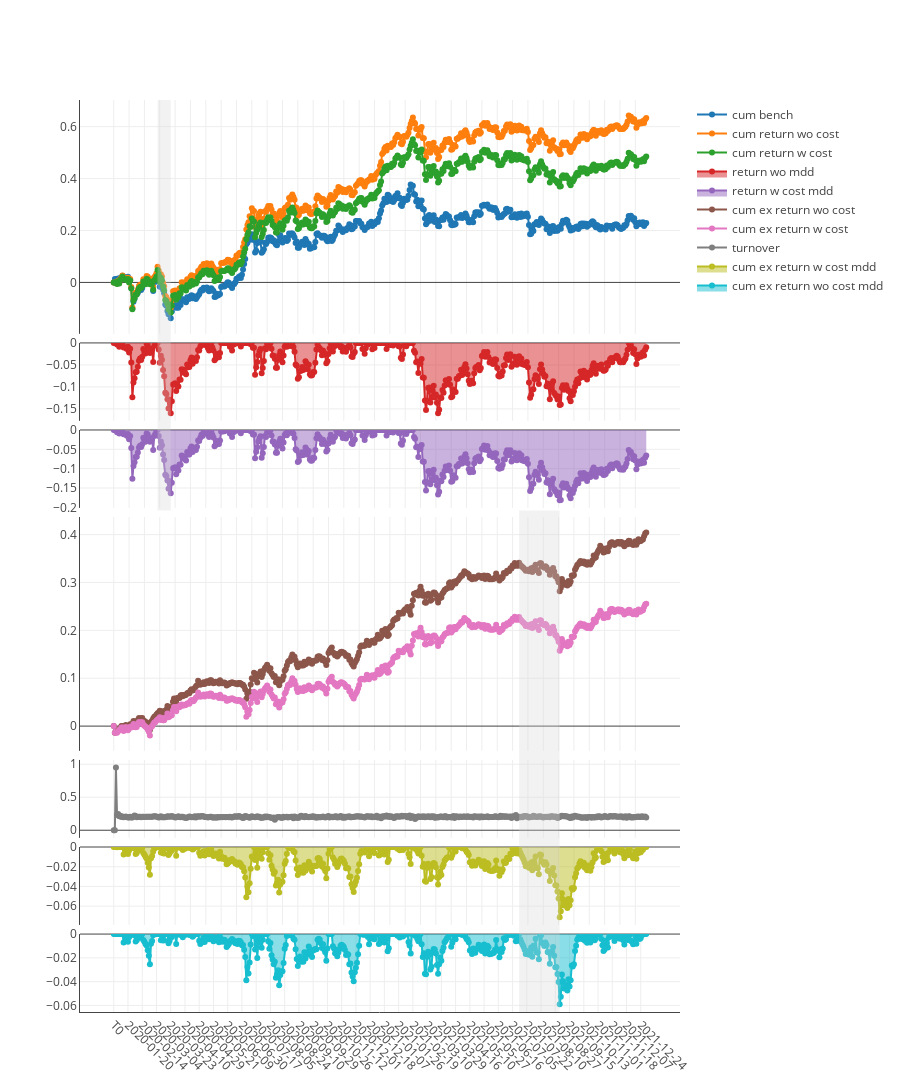

Notebook code cell kept with this figure:
### Code cell
import pickle

file_path = f'out/backtests/{ex_num}/rl/0-graph.pkl'

with open(file_path, 'rb') as file:
    chart = pickle.load(file)
chart.show()

### Figure 1 — Plotly figure (JSON) as saved in the notebook; plotly's stock layout.template omitted (floating-point values rounded to 4 significant figures; data arrays with more than 128 entries replaced by an {"elided": "..."} marker saying what was removed)
{"data": [{"mode": "lines+markers", "name": "cum bench", "type": "scatter", "x": {"elided": "487 str values"}, "xaxis": "x", "y": {"elided": "487 float values"}, "yaxis": "y"}, {"mode": "lines+markers", "name": "cum return wo cost", "type": "scatter", "x": {"elided": "487 str values"}, "xaxis": "x", "y": {"elided": "487 float values"}, "yaxis": "y"}, {"mode": "lines+markers", "name": "cum return w cost", "type": "scatter", "x": {"elided": "487 str values"}, "xaxis": "x", "y": {"elided": "487 float values"}, "yaxis": "y"}, {"fill": "tozeroy", "mode": "lines+markers", "name": "return wo mdd", "type": "scatter", "x": {"elided": "487 str values"}, "xaxis": "x2", "y": {"elided": "487 float values"}, "yaxis": "y2"}, {"fill": "tozeroy", "mode": "lines+markers", "name": "return w cost mdd", "type": "scatter", "x": {"elided": "487 str values"}, "xaxis": "x3", "y": {"elided": "487 float values"}, "yaxis": "y3"}, {"mode": "lines+markers", "name": "cum ex return wo cost", "type": "scatter", "x": {"elided": "487 str values"}, "xaxis": "x4", "y": {"elided": "487 float values"}, "yaxis": "y4"}, {"mode": "lines+markers", "name": "cum ex return w cost", "type": "scatter", "x": {"elided": "487 str values"}, "xaxis": "x4", "y": {"elided": "487 float values"}, "yaxis": "y4"}, {"mode": "lines+markers", "name": "turnover", "type": "scatter", "x": {"elided": "487 str values"}, "xaxis": "x5", "y": {"elided": "487 float values"}, "yaxis": "y5"}, {"fill": "tozeroy", "mode": "lines+markers", "name": "cum ex return w cost mdd", "type": "scatter", "x": {"elided": "487 str values"}, "xaxis": "x6", "y": {"elided": "487 float values"}, "yaxis": "y6"}, {"fill": "tozeroy", "mode": "lines+markers", "name": "cum ex return wo cost mdd", "type": "scatter", "x": {"elided": "487 str values"}, "xaxis": "x7", "y": {"elided": "487 float values"}, "yaxis": "y7"}], "layout": {"height": 1200, "shapes": [{"fillcolor": "#d3d3d3", "line": {"width": 0}, "opacity": 0.3, "type": "rect", "x0": "2020-03-05", "x1": "2020-03-23", "xref": "x", "y0": 0.55, "y1": 1, "yref": "paper"}, {"fillcolor": "#d3d3d3", "line": {"width": 0}, "opacity": 0.3, "type": "rect", "x0": "2021-07-13", "x1": "2021-09-02", "xref": "x", "y0": 0, "y1": 0.55, "yref": "paper"}], "title": {"text": " "}, "xaxis": {"anchor": "y", "domain": [0, 1], "matches": "x7", "showline": false, "showticklabels": false, "tickangle": 45, "type": "category"}, "xaxis2": {"anchor": "y2", "domain": [0, 1], "matches": "x7", "showline": false, "showticklabels": false, "tickangle": 45, "type": "category"}, "xaxis3": {"anchor": "y3", "domain": [0, 1], "matches": "x7", "showline": false, "showticklabels": false, "tickangle": 45, "type": "category"}, "xaxis4": {"anchor": "y4", "domain": [0, 1], "matches": "x7", "showline": false, "showticklabels": false, "tickangle": 45, "type": "category"}, "xaxis5": {"anchor": "y5", "domain": [0, 1], "matches": "x7", "showline": false, "showticklabels": false, "tickangle": 45, "type": "category"}, "xaxis6": {"anchor": "y6", "domain": [0, 1], "matches": "x7", "showline": false, "showticklabels": false, "tickangle": 45, "type": "category"}, "xaxis7": {"anchor": "y7", "domain": [0, 1], "showline": true, "tickangle": 45, "type": "category"}, "yaxis": {"anchor": "x", "domain": [0.7436, 1], "showline": true, "showticklabels": true, "zeroline": true}, "yaxis2": {"anchor": "x2", "domain": [0.6482, 0.7336], "showline": true, "showticklabels": true, "zeroline": true}, "yaxis3": {"anchor": "x3", "domain": [0.5527, 0.6382], "showline": true, "showticklabels": true, "zeroline": true}, "yaxis4": {"anchor": "x4", "domain": [0.2864, 0.5427], "showline": true, "showticklabels": true, "zeroline": true}, "yaxis5": {"anchor": "x5", "domain": [0.1909, 0.2764], "showline": true, "showticklabels": true, "zeroline": true}, "yaxis6": {"anchor": "x6", "domain": [0.09545, 0.1809], "showline": true, "showticklabels": true, "zeroline": true}, "yaxis7": {"anchor": "x7", "domain": [0, 0.08545], "showline": true, "showticklabels": true, "zeroline": true}}}
